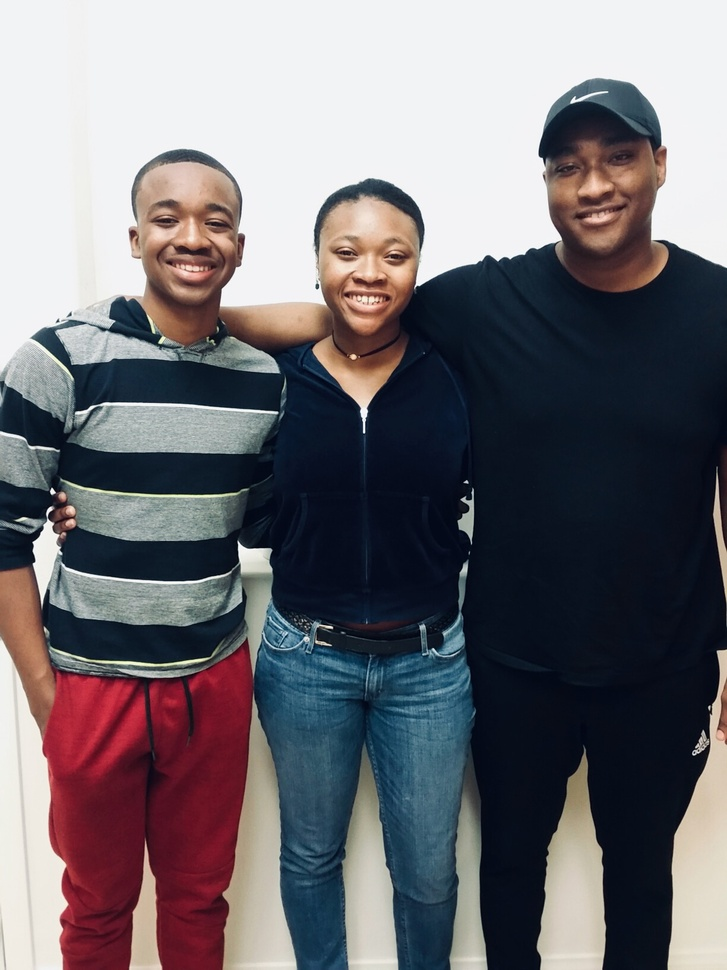
#> input picture photo.jpg, 727 x 970 px, shrunk from 1224 x 1632 before the run
$ python face_detector.py photo.jpg
#> lines starting #> are read from the running program, lines starting #| are printed output that depends on the picture
import argparse
from pathlib import Path

import cv2

CASCADE_PATH = Path(__file__).with_name("haarcascade_frontalface_default.xml")

def detect_faces(image_path: Path):
    """Load an image and return it along with detected face rectangles."""
    img = cv2.imread(str(image_path))
    if img is None:
        raise FileNotFoundError(f"Unable to read image {image_path}")
    gray = cv2.cvtColor(img, cv2.COLOR_BGR2GRAY)
    cascade = cv2.CascadeClassifier(str(CASCADE_PATH))
    faces = cascade.detectMultiScale(gray, scaleFactor=1.1, minNeighbors=5)
    return img, faces

def annotate_image(img, faces):
    for x, y, w, h in faces:
        cv2.rectangle(img, (x, y), (x + w, y + h), (0, 255, 0), 2)
    return img

def main(argv=None):
    parser = argparse.ArgumentParser(description="Detect faces in an image")
    parser.add_argument("image", type=Path, help="Path to input image")
    parser.add_argument("--output", type=Path, default=Path("output.jpg"), help="Output annotated image path")
    parser.add_argument("--display", action="store_true", help="Display the annotated image")
    args = parser.parse_args(argv)

    img, faces = detect_faces(args.image)
#> in detect_faces, img is the input picture: shape (970, 727, 3); mean B, G, R 115, 109.5, 112.7
#> in detect_faces, `gray = cv2.cvtColor(img, cv2.COLOR_BGR2GRAY)`:
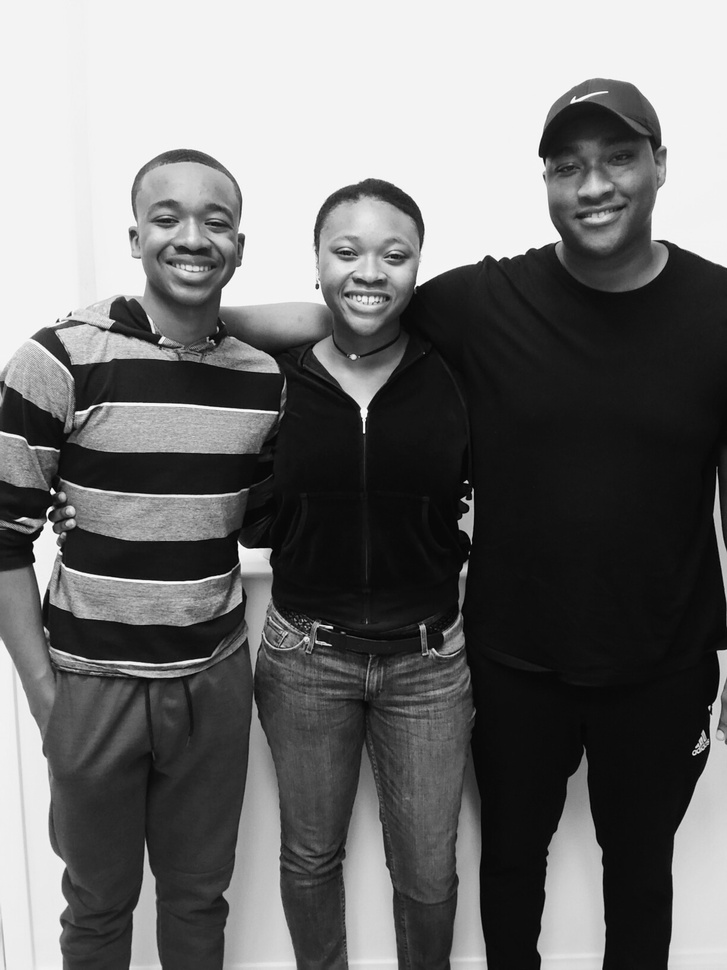
#> gray: shape (970, 727); min 0, max 255, mean 111.1
#> in detect_faces, `faces = cascade.detectMultiScale(gray, scaleFactor=1.1, minNeighbors=5)`: faces = [[534, 119, 124, 124], [126, 167, 129, 129], [309, 205, 120, 120]]
    annotated = annotate_image(img.copy(), faces)
#> the loop in annotate_image, `for x, y, w, h in faces:` made 3 passes
    cv2.imwrite(str(args.output), annotated)
    print(f"Found {len(faces)} face(s). Saved result to {args.output}")
#| Found 3 face(s). Saved result to output.jpg

    if args.display:
        cv2.imshow("Faces", annotated)
        cv2.waitKey(0)
        cv2.destroyAllWindows()

if __name__ == "__main__":
    main()
